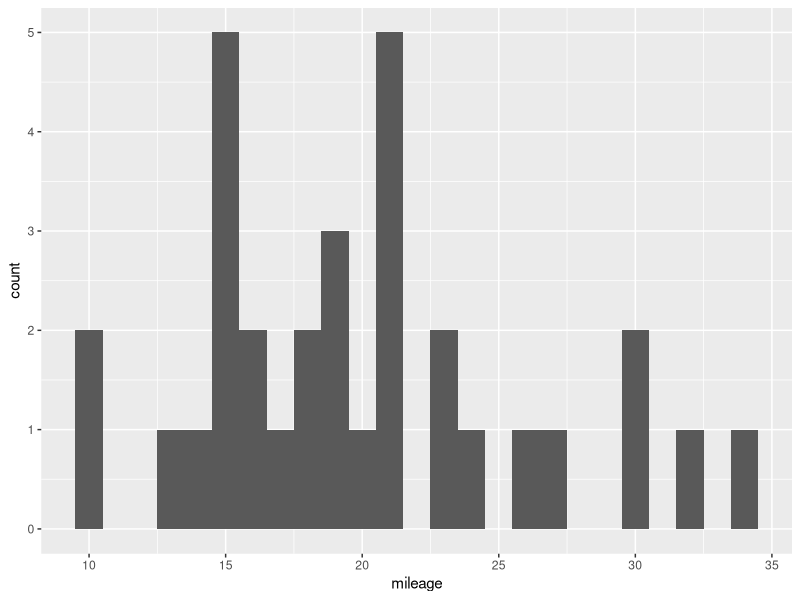
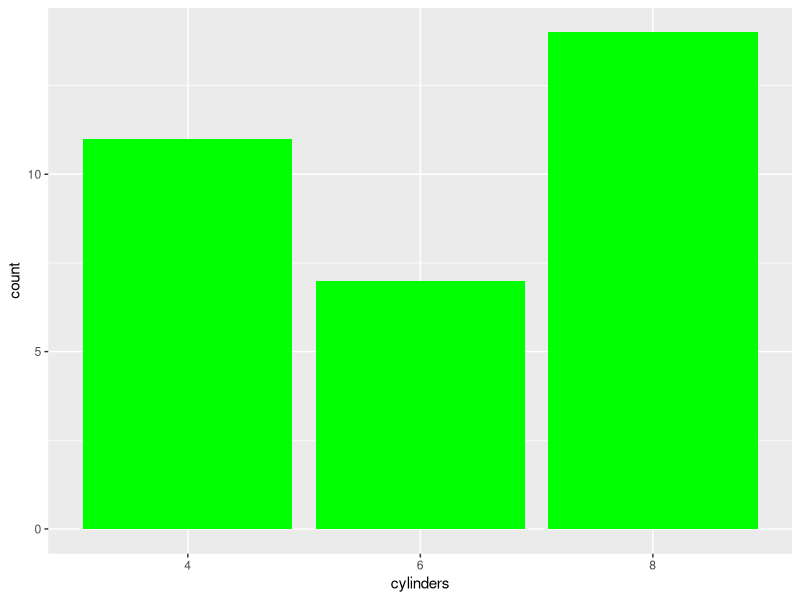
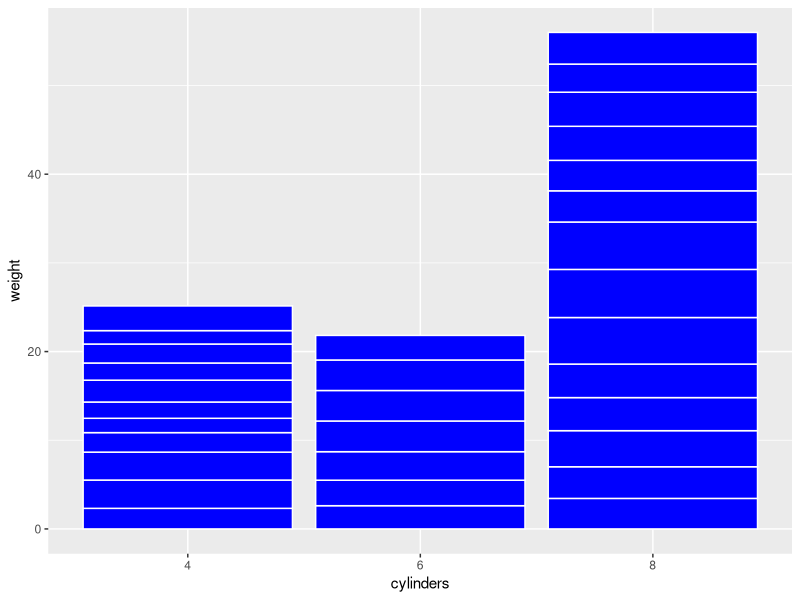
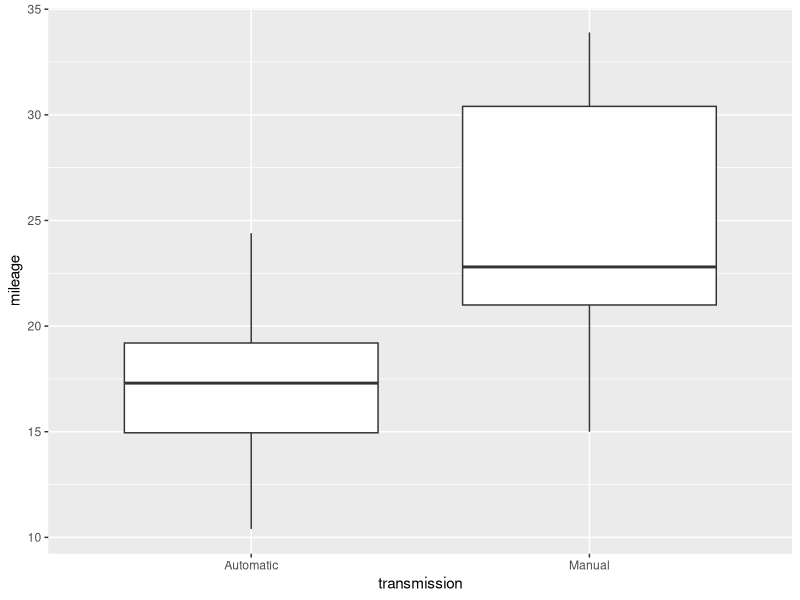
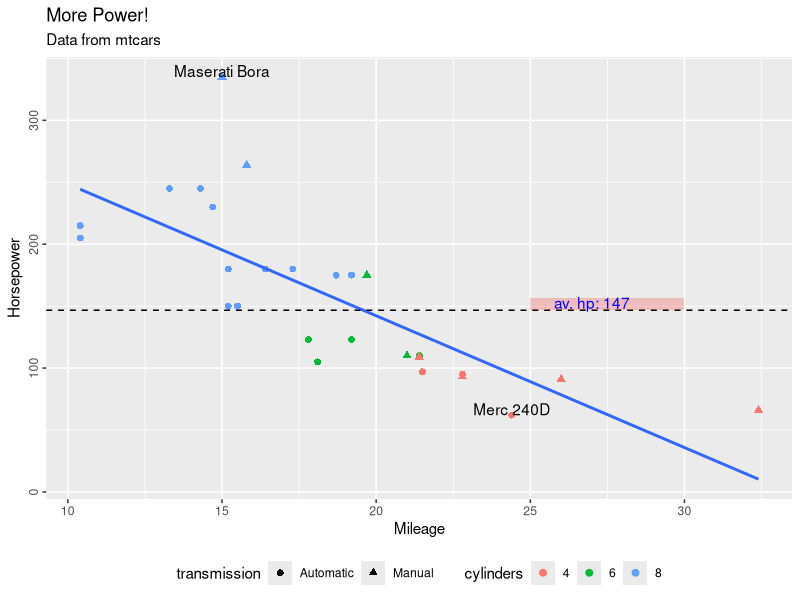

Write R code to recreate these figures, in order. (Note: this script raises an error after producing the figures.)
#-----------------------------------------------
# Author: Alfredo Hernandez Sanchez
# Title: GGPLOT2 Basics
# Date: 2021-03-03
# Course: DVIZ_s2 IBEI
#-----------------------------------------------

library(tidyverse)


#-----------------------------------------------
#Let's get the commonly used "Cars" dataset
data("mtcars")

#-----------------------------------------------
#Explore the dataset
str(mtcars) 
summary(mtcars)

#-----------------------------------------------
#Transform variables

mtcars$model <- row.names(mtcars)

mtcars$engine <- ifelse(mtcars$vs==0,"v shape","straight")

mtcars[mtcars$am == 1,]$am <- "Manual"
mtcars[mtcars$am == 0,]$am <- "Automatic"

unique(mtcars$gear)
mtcars <- mtcars %>% 
  mutate(gear=case_when(
    gear==4 ~ "Four",
    gear==3 ~ "Three",
    gear==5 ~ "Five"))

mtcars$cyl <- as.factor(mtcars$cyl)

#-----------------------------------------------
#Subset to a new df
df <- mtcars %>% 
  select(model, am, cyl, hp, mpg, wt) %>% 
  rename(cylinders=cyl,
         mileage=mpg,
         weight=wt,
         transmission=am) 

#-----------------------------------------------
#Plotting

#A histogram
df %>%
  ggplot(aes(x= mileage))+
  geom_histogram(binwidth = 1)

#A bar chart
df %>%
  ggplot(aes(x= cylinders))+
  geom_bar(fill="green")

#A column chart
df %>%
  ggplot(aes(x=cylinders, y=weight))+
  geom_col(fill="blue", color="white")

#A boxplot
df %>%
  ggplot(aes(x= transmission, y=mileage))+
  geom_boxplot()

#A more complex scatterplot
df %>% 
  filter(weight > 2) %>% 
  ggplot(aes(x=mileage,y=hp))+
  geom_point(aes(shape=transmission, color=cylinders), size=2)+
  geom_text(aes(label= ifelse(hp == max(hp), as.character(model), "")),hjust=.5, vjust=0) +
  geom_text(aes(label= ifelse(hp == min(hp), as.character(model), "")),hjust=.5, vjust=0) +
  geom_smooth(method=lm, se=F)+
  geom_hline(yintercept = mean(mtcars$hp), linetype="dashed")+
  annotate("rect", xmin = 25, xmax = 30, ymin = mean(mtcars$hp), ymax = mean(mtcars$hp)+10,
           alpha = .2, fill="red")+
  annotate("text", x=27, y=mean(mtcars$hp)+6, label= sprintf("av. hp: %s", round(mean(mtcars$hp))),color="blue")+
  labs(x="Mileage", y="Horsepower", title="More Power!", subtitle="Data from mtcars")+
  theme(axis.text.y = element_text(angle = 90, hjust = .5),
        legend.position = "bottom")+
  ggsave("Output/scatter_plot.png", width = 30, height = 20, units = "cm")
